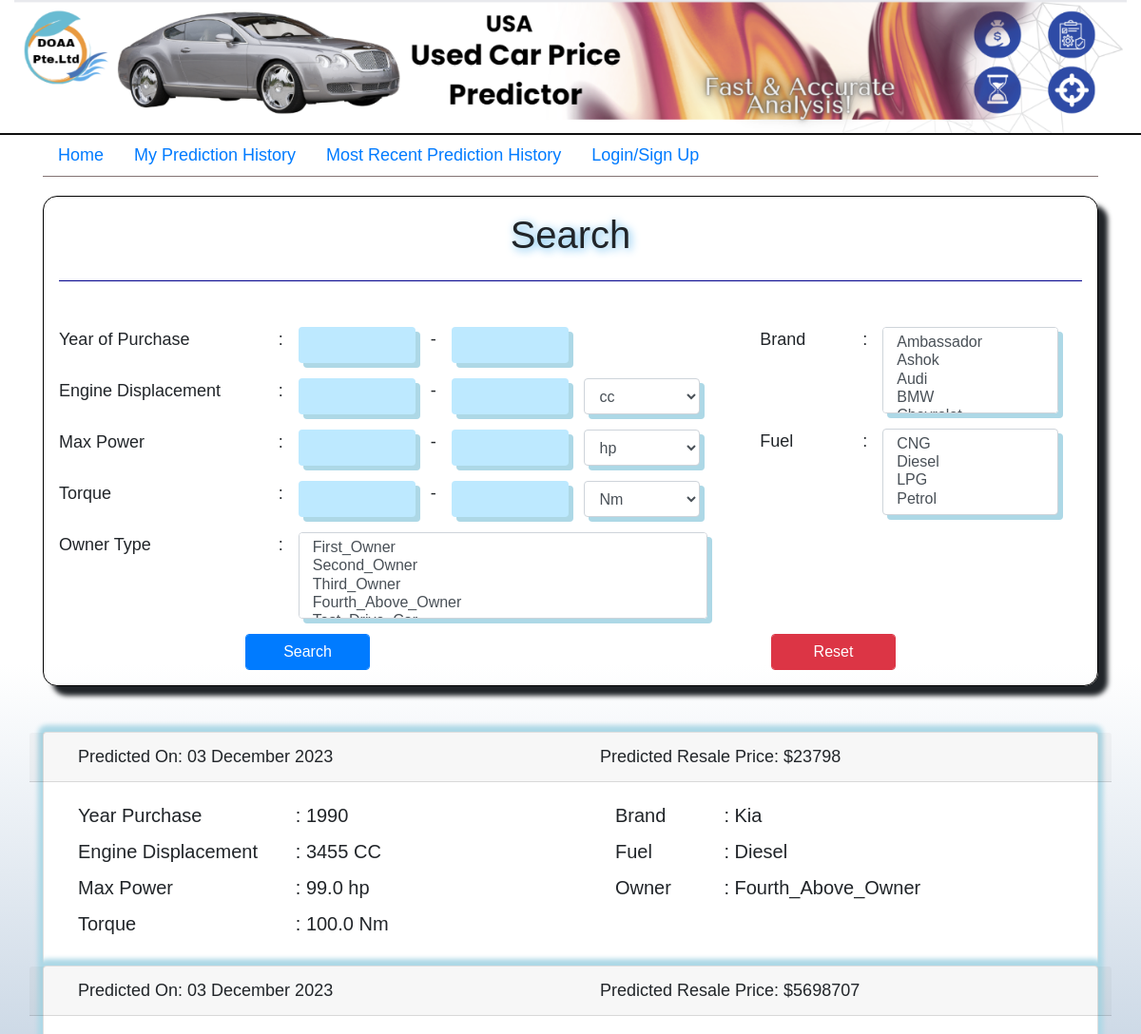
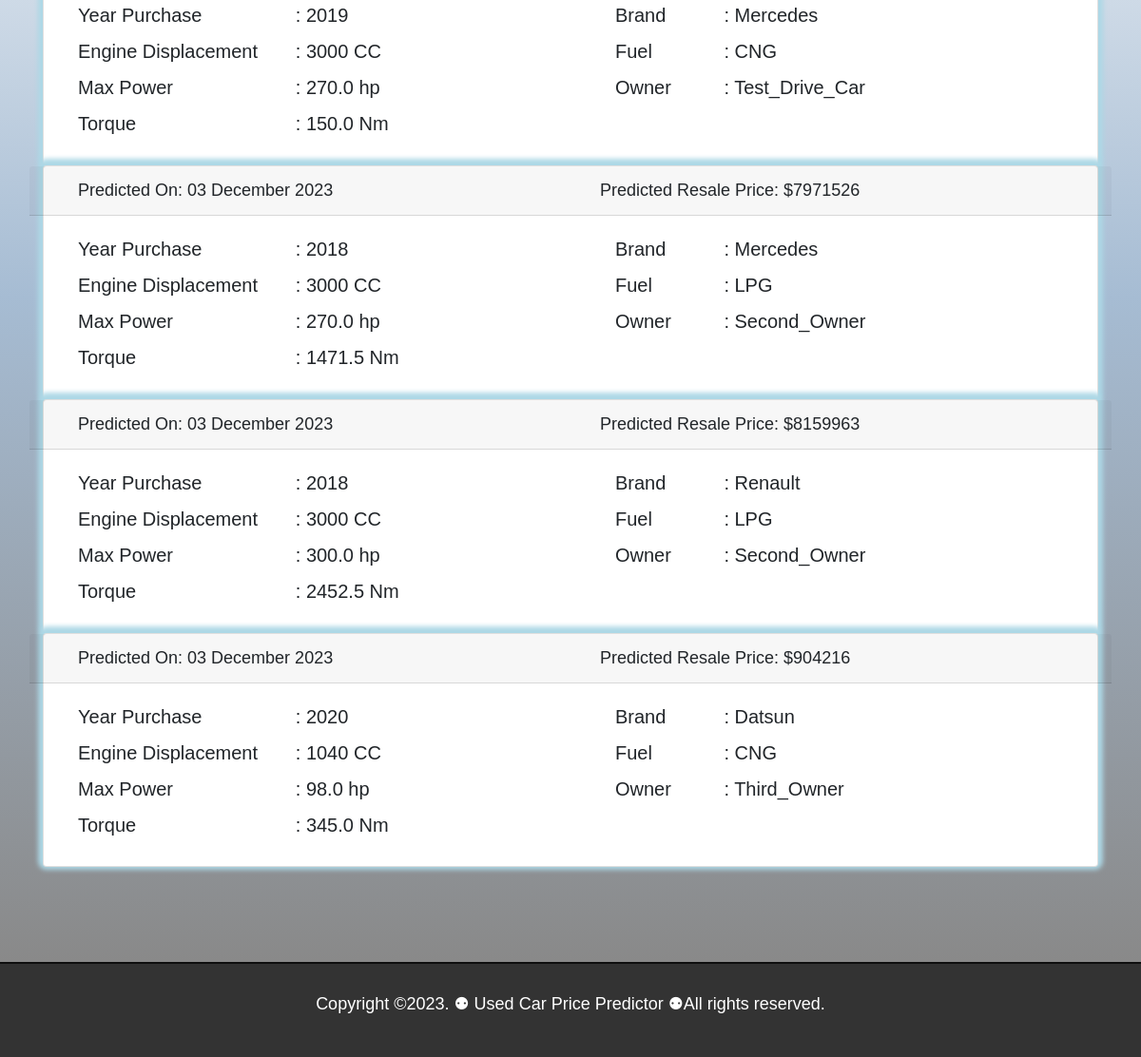
Screenshot of /search with the database file from the repository (2 pictures, top to bottom).
### application/dbTables.py (models this page shows)
class Prediction(db.Model):
    id = db.Column(db.Integer, primary_key=True, autoincrement=True)
    userID = db.Column(db.Integer, db.ForeignKey('users.id'),  nullable=True)
    year_purchase = db.Column(db.Integer, nullable=False)
    engine_displacement = db.Column(db.Integer, nullable=False)
    max_power = db.Column(db.DECIMAL(precision=4, scale=1), nullable=False)
    torque = db.Column(db.DECIMAL(precision=5, scale=1), nullable=False)
    brand = db.Column(db.String, nullable=False)
    fuel = db.Column(db.String, nullable=False)
    owner = db.Column(db.String, nullable=False)
    pred_price = db.Column(db.Integer, nullable=False)
    predict_on = db.Column(db.DateTime, nullable=False)

### application/routes.py (the view, shortened to what this page needs)
@app.route('/search', methods=['GET', 'POST'])
def search_Pred():
    form = SearchForm()
    filters=[]
    return render_template("recentPred.html", form=form, records=filtered_search(filters))

### application/__init__.py (called while the page is built)
@app.context_processor
def utility_functions():
    def print_in_console(message):
        print(str(message))
    return dict(mdebug=print_in_console)

### application/routes.py (called while the page is built)
def filtered_search(filters):
    try:
        return db.session.query(Prediction).filter(and_(*filters)).order_by(Prediction.predict_on.desc()).limit(5).all()
    except Exception as error:
        db.session.rollback()
        flash(error, 'danger')
        return 0

### application/templates/recentPred.html (shortened to what this page needs)
{% extends "layout.html" %}
{% block content %}
<form action="/search" name="searchForm" method="post" novalidate>
    <fieldset class="form-group mx-3">
        <legend class="d-flex justify-content-center pt-3 h1">Search</legend>
        <hr class="mb-5">
        <div class="row">
            <div class="col-md-8">
                <div class='row mb-3'>
                    {{form.yp_min.label(class_='col-md-4')}}:
                    {{form.yp_min(class_='form-control col-md-2 mx-3')}} - {{form.yp_max(class_='form-control col-md-2 mx-3')}}
                </div>
                <div class='row mb-3'>
                    {{form.ed_min.label(class_='col-md-4')}}:
                    {{form.ed_min(class_='form-control col-md-2 mx-3')}} - {{form.ed_max(class_='form-control col-md-2 mx-3')}}
                    {{form.engine_unit(class_='form-control col-md-2')}}
                </div>
                <div class='row mb-3'>
                    {{form.mp_min.label(class_='col-md-4')}}:
                    {{form.mp_min(class_='form-control col-md-2 mx-3')}} - {{form.mp_max(class_='form-control col-md-2 mx-3')}}
                    {{form.max_power_unit(class_='form-control col-md-2')}}
                </div>
                <div class='row mb-3'>
                        {{form.t_min.label(class_='col-md-4')}}:
                        {{form.t_min(class_='form-control col-md-2 mx-3')}} - {{form.t_max(class_='form-control col-md-2 mx-3')}}
                        {{form.torque_unit(class_='form-control col-md-2')}}
                </div>
                <div class='row mb-3'>
                    {{form.owner.label(class_='col-md-4')}}:
                    {{form.owner(class_='form-control col-md-7 ml-3')}}
                </div>
            </div>
            <div class="col-md-4">
                <div class='row mb-3'>
                    {{form.brand.label(class_='col-md-4')}}:
                    {{form.brand(class_='form-control col-md-6 ml-3 h-50')}}
                </div>
                <div class='row mb-3'>
                    {{form.fuel.label(class_='col-md-4')}}:
                    {{form.fuel(class_='form-control col-md-6 ml-3')}}
                </div>
            </div>
        </div>
        <div class="row">
            <div class="col-6 text-center ">{{ form.submit(class_ = 'form-control btn btn-primary w-25') }}</div>
            <div class="col-6 text-center"><button class="form-control btn btn-danger w-25 mx-auto" type="reset">
                Reset</button></div>
        </div>
    </fieldset>
</form>
<div class="mt-5">
    {% for record in records %}
    <div class="card">
        <div class="card-header row">
            <div class="col-md-6 ml-3">Predicted On: {{record.predict_on.strftime('%d %B %Y') }}</div>
            <div class="col-md-4">Predicted Resale Price: ${{record.pred_price}}</div>
        </div>
        <div class="card-body">
            <blockquote class="blockquote mb-0">
                <div class="row">
                    <div class="col-md-6 ml-3">
                        <div class="row"><div class="col-md-5 mb-2">Year Purchase</div><div class="col-md-6">: {{record.year_purchase}}</div></div>
                        <div class="row"><div class="col-md-5 mb-2">Engine Displacement</div><div class="col-md-6">: {{record.engine_displacement}} CC</div></div>
                        <div class="row"><div class="col-md-5 mb-2">Max Power</div><div class="col-md-6">: {{record.max_power}} hp</div></div>
                        <div class="row"><div class="col-md-5 mb-2">Torque</div><div class="col-md-6">: {{record.torque}} Nm</div></div>
                    </div>
                    <div class="col-md-5 ml-3">
                        <div class="row"><div class="col-md-3 mb-2">Brand </div><div class="col-md-7">: {{record.brand}}</div></div>
                        <div class="row"><div class="col-md-3 mb-2">Fuel</div><div class="col-md-7">: {{record.fuel}}</div></div>
                        <div class="row"><div class="col-md-3 mb-2">Owner</div><div class="col-md-7">: {{record.owner}}</div></div>
                    </div>
                </div>
            </blockquote>
        </div>
    </div>
    {% endfor %}
</div>
{% endblock %}

### application/templates/layout.html (shortened to what this page needs)
<!DOCTYPE html>
<html>
    <head>
        <link rel="stylesheet" href="https://stackpath.bootstrapcdn.com/bootstrap/4.4.1/css/bootstrap.min.css" />
        <link rel="stylesheet" href="{{ url_for('static', filename = 'css/main.css') }}" />
    </head>
    <body>
        <div class="container-fluid text-center top-container ">
            <img class="img-fluid w-100 h-auto" src="{{ url_for('static', filename = 'images/header.png') }}" />
        </div>
        <div class="container">
            {% include 'includes/nav.html' %}
            {% block content %}
            {% endblock %}
            {% include 'includes/footer.html' %}
        </div>
    </body>
</html>

### application/templates/includes/nav.html
<header>
    <nav>
    <ul class="nav">
    <li class="nav-item">
    <a href="/" class="nav-link
    {% if index %}active{% endif %}">Home</a>
    </li>
    <li class="nav-item">
        <a href="/MypredictionHistory" class="nav-link
        {% if index %}active{% endif %}">My Prediction History</a>
    </li>
    <li class="nav-item">
        <a href="/mostRecentPredictionHistory" class="nav-link
        {% if index %}active{% endif %}">Most Recent Prediction History</a>
    </li>
    {% if session['Logined']==True %}
    <li class="nav-item">
        <a href="/logout" class="nav-link">Log Out</a>
    </li>
    {% else %}
    <li class="nav-item">
        <a href="/login" class="nav-link">Login/Sign Up</a>
    </li>
    {% endif %}
    </ul>
    </nav>
</header>

### application/templates/includes/footer.html
<footer class="fixed-bottom align-middle text-center bottom-container">
<p class="mt-4">Copyright &copy;2023. &#9865; Used Car Price Predictor &#9865;All rights reserved.</p>
</footer>

### application/static/css/main.css (style rules this page uses)
html, body { font-family: sans-serif; position: relative; margin: 0px; min-height: 750px; margin-bottom: 100px; }
body { background: linear-gradient(white,white, rgb(166, 188, 211), rgb(137, 137, 137)); font-size: large; }
header { text-align: center; border-bottom: 1px solid #837373; margin-bottom: 20px; }
hr { width: 100%; height: 1px; margin-left: auto; margin-right: auto; background-color: darkblue; border: 0, none; }
form { border:1.7px solid black; border-radius: 15px; box-shadow: 10px 10px 5px; }
input[type='text'], input[type='number'], input[type='password'], select { display: inline-block; border: none; background: rgb(189, 233, 255); box-shadow: 5px 5px lightblue; }
legend { text-shadow: 2px 2px 10px rgb(89, 181, 238); }
.card { box-shadow: 0px -2px 5px 5px lightblue; }
.top-container { border-bottom: 2px solid #0f0f0f; }
.bottom-container { background: #333; padding: 5px; border-top: 2px solid #0f0f0f; position:fixed; }
footer { text-align: center; height: 100px; color: white; padding: 5px; bottom: 0px; }

### rows the page displays
Prediction: predict_on "03 December 2023", pred_price "23798", year_purchase "1990", engine_displacement "3455", max_power "99.0", torque "100.0", brand "Kia", fuel "Diesel", owner "Fourth_Above_Owner"
Prediction: predict_on "03 December 2023", pred_price "5698707", year_purchase "2019", engine_displacement "3000", max_power "270.0", torque "150.0", brand "Mercedes", fuel "CNG", owner "Test_Drive_Car"
Prediction: predict_on "03 December 2023", pred_price "7971526", year_purchase "2018", engine_displacement "3000", max_power "270.0", torque "1471.5", brand "Mercedes", fuel "LPG", owner "Second_Owner"
Prediction: predict_on "03 December 2023", pred_price "8159963", year_purchase "2018", engine_displacement "3000", max_power "300.0", torque "2452.5", brand "Renault", fuel "LPG", owner "Second_Owner"
Prediction: predict_on "03 December 2023", pred_price "904216", year_purchase "2020", engine_displacement "1040", max_power "98.0", torque "345.0", brand "Datsun", fuel "CNG", owner "Third_Owner"
